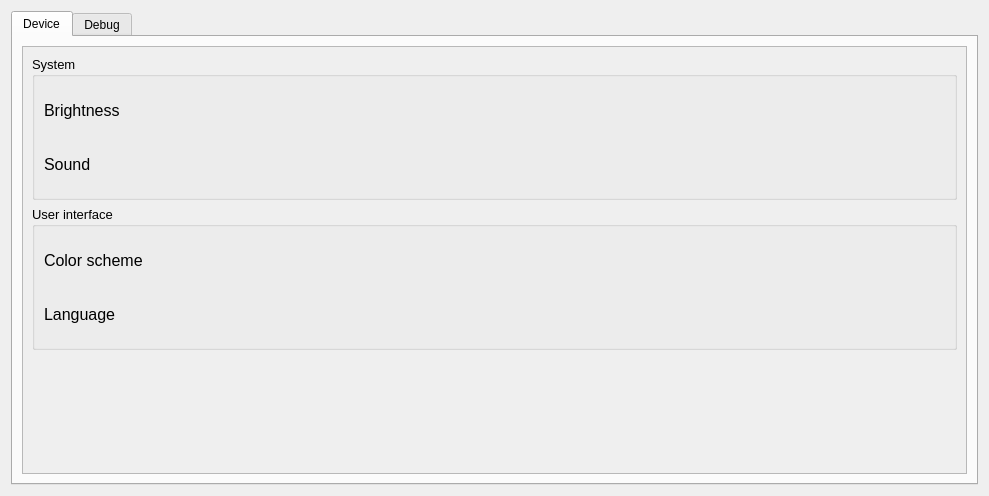
<?xml version="1.0" encoding="UTF-8"?>
<ui version="4.0">
 <class>OptionsWidget</class>
 <widget class="QWidget" name="OptionsWidget">
  <property name="geometry">
   <rect>
    <x>0</x>
    <y>0</y>
    <width>989</width>
    <height>496</height>
   </rect>
  </property>
  <property name="sizePolicy">
   <sizepolicy hsizetype="Expanding" vsizetype="Expanding">
    <horstretch>0</horstretch>
    <verstretch>0</verstretch>
   </sizepolicy>
  </property>
  <property name="windowTitle">
   <string>Form</string>
  </property>
  <property name="autoFillBackground">
   <bool>true</bool>
  </property>
  <layout class="QVBoxLayout" name="verticalLayout_2">
   <item>
    <layout class="QHBoxLayout" name="horizontalLayout">
     <property name="spacing">
      <number>2</number>
     </property>
     <item>
      <widget class="QTabWidget" name="tabWidget">
       <property name="tabPosition">
        <enum>QTabWidget::North</enum>
       </property>
       <property name="currentIndex">
        <number>0</number>
       </property>
       <property name="iconSize">
        <size>
         <width>24</width>
         <height>24</height>
        </size>
       </property>
       <property name="elideMode">
        <enum>Qt::ElideMiddle</enum>
       </property>
       <widget class="QWidget" name="device">
        <attribute name="icon">
         <iconset resource="../resources.qrc">
          <normaloff>:/icons/resources/icons/sys_icon_options.png</normaloff>:/icons/resources/icons/sys_icon_options.png</iconset>
        </attribute>
        <attribute name="title">
         <string>Device</string>
        </attribute>
        <layout class="QVBoxLayout" name="verticalLayout_4">
         <item>
          <widget class="QScrollArea" name="deviceScrollArea">
           <property name="widgetResizable">
            <bool>true</bool>
           </property>
           <widget class="QWidget" name="scrollAreaWidgetContents_2">
            <property name="geometry">
             <rect>
              <x>0</x>
              <y>0</y>
              <width>945</width>
              <height>418</height>
             </rect>
            </property>
            <layout class="QVBoxLayout" name="verticalLayout_5">
             <item>
              <widget class="QGroupBox" name="groupBox">
               <property name="font">
                <font>
                 <pointsize>10</pointsize>
                </font>
               </property>
               <property name="title">
                <string>System</string>
               </property>
               <layout class="QVBoxLayout" name="verticalLayout_8">
                <item>
                 <layout class="QHBoxLayout" name="horizontalLayout_4">
                  <property name="bottomMargin">
                   <number>0</number>
                  </property>
                  <item>
                   <widget class="QLabel" name="label_2">
                    <property name="font">
                     <font>
                      <pointsize>12</pointsize>
                     </font>
                    </property>
                    <property name="text">
                     <string>Brightness</string>
                    </property>
                   </widget>
                  </item>
                  <item>
                   <widget class="TouchSpinBox" name="brightnessWidget" native="true">
                    <property name="minimumSize">
                     <size>
                      <width>0</width>
                      <height>48</height>
                     </size>
                    </property>
                   </widget>
                  </item>
                 </layout>
                </item>
                <item>
                 <layout class="QHBoxLayout" name="horizontalLayout_3">
                  <property name="bottomMargin">
                   <number>0</number>
                  </property>
                  <item>
                   <widget class="QLabel" name="label">
                    <property name="font">
                     <font>
                      <pointsize>12</pointsize>
                     </font>
                    </property>
                    <property name="text">
                     <string>Sound</string>
                    </property>
                   </widget>
                  </item>
                  <item>
                   <widget class="TouchSpinBox" name="soundWidget" native="true">
                    <property name="minimumSize">
                     <size>
                      <width>0</width>
                      <height>48</height>
                     </size>
                    </property>
                   </widget>
                  </item>
                 </layout>
                </item>
               </layout>
              </widget>
             </item>
             <item>
              <widget class="QGroupBox" name="groupBox_2">
               <property name="font">
                <font>
                 <pointsize>10</pointsize>
                </font>
               </property>
               <property name="title">
                <string>User interface</string>
               </property>
               <layout class="QVBoxLayout" name="verticalLayout_9">
                <item>
                 <layout class="QHBoxLayout" name="horizontalLayout_6">
                  <property name="bottomMargin">
                   <number>0</number>
                  </property>
                  <item>
                   <widget class="QLabel" name="label_4">
                    <property name="font">
                     <font>
                      <pointsize>12</pointsize>
                     </font>
                    </property>
                    <property name="text">
                     <string>Color scheme</string>
                    </property>
                   </widget>
                  </item>
                  <item>
                   <widget class="TouchSpinBoxString" name="colorSchemeWidget" native="true">
                    <property name="minimumSize">
                     <size>
                      <width>0</width>
                      <height>48</height>
                     </size>
                    </property>
                   </widget>
                  </item>
                 </layout>
                </item>
                <item>
                 <layout class="QHBoxLayout" name="horizontalLayout_5">
                  <property name="bottomMargin">
                   <number>0</number>
                  </property>
                  <item>
                   <widget class="QLabel" name="label_3">
                    <property name="font">
                     <font>
                      <pointsize>12</pointsize>
                     </font>
                    </property>
                    <property name="text">
                     <string>Language</string>
                    </property>
                   </widget>
                  </item>
                  <item>
                   <widget class="TouchSpinBoxString" name="languageWidget" native="true">
                    <property name="minimumSize">
                     <size>
                      <width>0</width>
                      <height>48</height>
                     </size>
                    </property>
                   </widget>
                  </item>
                 </layout>
                </item>
               </layout>
              </widget>
             </item>
             <item>
              <spacer name="verticalSpacer_2">
               <property name="orientation">
                <enum>Qt::Vertical</enum>
               </property>
               <property name="sizeHint" stdset="0">
                <size>
                 <width>20</width>
                 <height>89</height>
                </size>
               </property>
              </spacer>
             </item>
            </layout>
           </widget>
          </widget>
         </item>
        </layout>
       </widget>
       <widget class="QWidget" name="tab">
        <attribute name="icon">
         <iconset resource="../resources.qrc">
          <normaloff>:/icons/resources/icons/sys_icon_command_line.png</normaloff>:/icons/resources/icons/sys_icon_command_line.png</iconset>
        </attribute>
        <attribute name="title">
         <string>Debug</string>
        </attribute>
        <layout class="QVBoxLayout" name="verticalLayout">
         <item>
          <widget class="QScrollArea" name="debugScrollArea">
           <property name="widgetResizable">
            <bool>true</bool>
           </property>
           <widget class="QWidget" name="scrollAreaWidgetContents">
            <property name="geometry">
             <rect>
              <x>0</x>
              <y>0</y>
              <width>945</width>
              <height>418</height>
             </rect>
            </property>
            <layout class="QVBoxLayout" name="verticalLayout_3">
             <item>
              <layout class="QHBoxLayout" name="horizontalLayout_2">
               <property name="bottomMargin">
                <number>0</number>
               </property>
               <item>
                <widget class="QCheckBox" name="showFps">
                 <property name="font">
                  <font>
                   <pointsize>12</pointsize>
                  </font>
                 </property>
                 <property name="styleSheet">
                  <string notr="true">QCheckBox::indicator {
     width: 20px;
     height: 20px;
}</string>
                 </property>
                 <property name="text">
                  <string>Show A-Scan FPS</string>
                 </property>
                 <property name="tristate">
                  <bool>false</bool>
                 </property>
                </widget>
               </item>
              </layout>
             </item>
             <item>
              <spacer name="verticalSpacer">
               <property name="orientation">
                <enum>Qt::Vertical</enum>
               </property>
               <property name="sizeHint" stdset="0">
                <size>
                 <width>20</width>
                 <height>40</height>
                </size>
               </property>
              </spacer>
             </item>
             <item>
              <widget class="QScrollArea" name="logArea">
               <property name="widgetResizable">
                <bool>true</bool>
               </property>
               <widget class="QWidget" name="scrollAreaWidgetContents_5">
                <property name="geometry">
                 <rect>
                  <x>0</x>
                  <y>0</y>
                  <width>925</width>
                  <height>181</height>
                 </rect>
                </property>
                <layout class="QVBoxLayout" name="verticalLayout_10">
                 <item>
                  <widget class="QPlainTextEdit" name="plainTextEdit"/>
                 </item>
                </layout>
               </widget>
              </widget>
             </item>
            </layout>
           </widget>
          </widget>
         </item>
        </layout>
       </widget>
      </widget>
     </item>
    </layout>
   </item>
  </layout>
 </widget>
 <customwidgets>
  <customwidget>
   <class>TouchSpinBox</class>
   <extends>QWidget</extends>
   <header>ui/controls/touchspinbox.h</header>
   <container>1</container>
  </customwidget>
  <customwidget>
   <class>TouchSpinBoxString</class>
   <extends>QWidget</extends>
   <header>ui/controls/touchspinboxstring.h</header>
   <container>1</container>
  </customwidget>
 </customwidgets>
 <resources>
  <include location="../resources.qrc"/>
 </resources>
 <connections/>
</ui>
